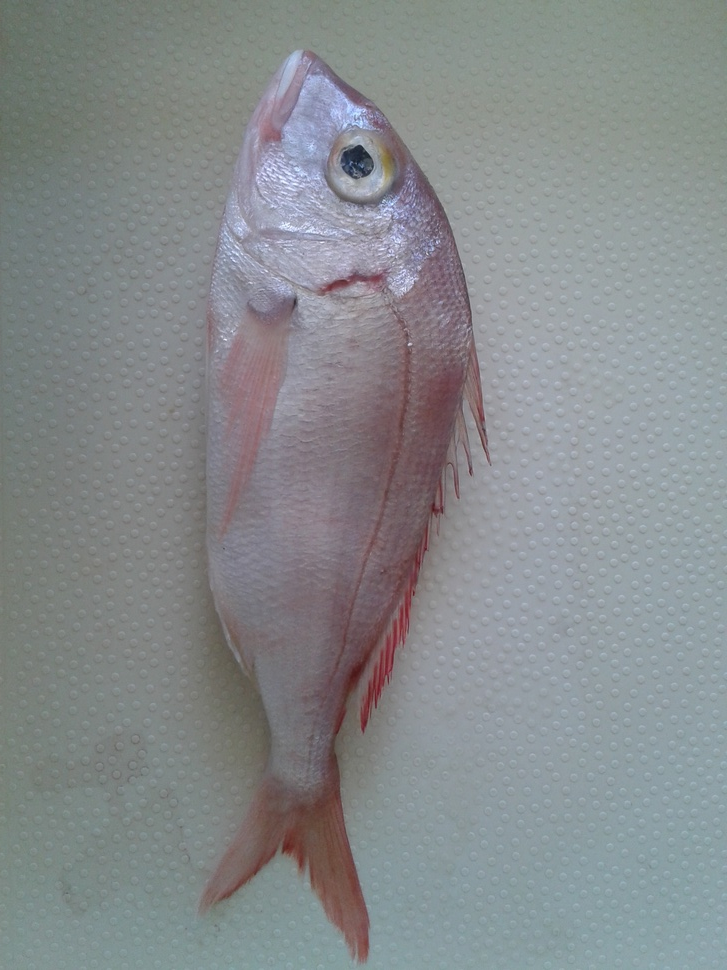
#> input picture data/test-images/2.jpg, 727 x 970 px, shrunk from 1920 x 2560 before the run
$ python contourfeatures.py ../../data/test-images/2.jpg   (Python 2 division)
#> lines starting #> are read from the running program, lines starting #| are printed output that depends on the picture; after the words box and inside, x2 and y2 are one past the last pixel; in counts of white or black regions, pixels touching at a corner belong together
import cv2
import numpy as np

class Contour:
    ''' Provides detailed parameter informations about a contour

        Create a Contour instant as follows: c = Contour(src_img, contour)
                where src_img should be grayscale image.

        Attributes:

        c.area -- gives the area of the region
        c.parameter -- gives the perimeter of the region
        c.moments -- gives all values of moments as a dict
        c.centroid -- gives the centroid of the region as a tuple (x,y)
        c.bounding_box -- gives the bounding box parameters as a tuple => (x,y,width,height)
        c.bx,c.by,c.bw,c.bh -- corresponds to (x,y,width,height) of the bounding box
        c.aspect_ratio -- aspect ratio is the ratio of width to height
        c.equi_diameter -- equivalent diameter of the circle with same as area as that of region
        c.extent -- extent = contour area/bounding box area
        c.convex_hull -- gives the convex hull of the region
        c.convex_area -- gives the area of the convex hull
        c.solidity -- solidity = contour area / convex hull area
        c.center -- gives the center of the ellipse
        c.majoraxis_length -- gives the length of major axis
        c.minoraxis_length -- gives the length of minor axis
        c.orientation -- gives the orientation of ellipse
        c.eccentricity -- gives the eccentricity of ellipse
        c.filledImage -- returns the image where region is white and others are black
        c.filledArea -- finds the number of white pixels in filledImage
        c.convexImage -- returns the image where convex hull region is white and others are black
        c.pixelList -- array of indices of on-pixels in filledImage
        c.maxval -- corresponds to max intensity in the contour region
        c.maxloc -- location of max.intensity pixel location
        c.minval -- corresponds to min intensity in the contour region
        c.minloc -- corresponds to min.intensity pixel location
        c.meanval -- finds mean intensity in the contour region
        c.leftmost -- leftmost point of the contour
        c.rightmost -- rightmost point of the contour
        c.topmost -- topmost point of the contour
        c.bottommost -- bottommost point of the contour
        c.distance_image((x,y)) -- return the distance (x,y) from the contour.
        c.distance_image() -- return the distance image where distance to all points on image are calculated
        '''
    def __init__(self,img,cnt):
        self.img = img
        self.cnt = cnt
        self.size = len(cnt)

        # MAIN PARAMETERS

        #Contour.area - Area bounded by the contour region'''
        self.area = cv2.contourArea(self.cnt)

        # contour perimeter
        self.perimeter = cv2.arcLength(cnt,True)

        # centroid
        self.moments = cv2.moments(cnt)
        if self.moments['m00'] != 0.0:
            self.cx = self.moments['m10']/self.moments['m00']
            self.cy = self.moments['m01']/self.moments['m00']
            self.centroid = (self.cx,self.cy)
        else:
            self.centroid = "Region has zero area"

        # bounding box
        self.bounding_box=cv2.boundingRect(cnt)
        (self.bx,self.by,self.bw,self.bh) = self.bounding_box

        # aspect ratio
        self.aspect_ratio = self.bw/float(self.bh)

        # equivalent diameter
        self.equi_diameter = np.sqrt(4*self.area/np.pi)

        # extent = contour area/boundingrect area
        self.extent = self.area/(self.bw*self.bh)


        ### CONVEX HULL ###

        # convex hull
        self.convex_hull = cv2.convexHull(cnt)

        # convex hull area
        self.convex_area = cv2.contourArea(self.convex_hull)

        # solidity = contour area / convex hull area
        self.solidity = self.area/float(self.convex_area)


        ### ELLIPSE  ###

        self.ellipse = cv2.fitEllipse(cnt)

        # center, axis_length and orientation of ellipse
        (self.center,self.axes,self.orientation) = self.ellipse

        # length of MAJOR and minor axis
        self.majoraxis_length = max(self.axes)
        self.minoraxis_length = min(self.axes)

        # eccentricity = sqrt( 1 - (ma/MA)^2) --- ma= minor axis --- MA= major axis
        self.eccentricity = np.sqrt(1-(self.minoraxis_length/self.majoraxis_length)**2)


        ### CONTOUR APPROXIMATION ###

        self.approx = cv2.approxPolyDP(cnt,0.02*self.perimeter,True)


        ### EXTRA IMAGES ###

        # filled image :- binary image with contour region white and others black
        self.filledImage = np.zeros(self.img.shape[0:2],np.uint8)
        cv2.drawContours(self.filledImage,[self.cnt],0,255,-1)

        # area of filled image
        filledArea = cv2.countNonZero(self.filledImage)

        # pixelList - array of indices of contour region
        self.pixelList = np.transpose(np.nonzero(self.filledImage))

        # convex image :- binary image with convex hull region white and others black
        self.convexImage = np.zeros(self.img.shape[0:2],np.uint8)
        cv2.drawContours(self.convexImage,[self.convex_hull],0,255,-1)


        ### PIXEL PARAMETERS

        # mean value, minvalue, maxvalue
        self.minval,self.maxval,self.minloc,self.maxloc = cv2.minMaxLoc(self.img,mask = self.filledImage)
        self.meanval = cv2.mean(self.img,mask = self.filledImage)


        ### EXTREME POINTS ###

        # Finds the leftmost, rightmost, topmost and bottommost points
        self.leftmost = tuple(self.cnt[self.cnt[:,:,0].argmin()][0])
        self.rightmost = tuple(self.cnt[self.cnt[:,:,0].argmax()][0])
        self.topmost = tuple(self.cnt[self.cnt[:,:,1].argmin()][0])
        self.bottommost = tuple(self.cnt[self.cnt[:,:,1].argmax()][0])
        self.extreme = (self.leftmost,self.rightmost,self.topmost,self.bottommost)

    ### DISTANCE CALCULATION

    def distance_image(self,point=None):

        '''find the distance between a point and adjacent point on contour specified. Point should be a tuple or list (x,y)
            If no point is given, distance to all point is calculated and distance image is returned'''
        if type(point) == tuple:
            if len(point)==2:
                self.dist = cv2.pointPolygonTest(self.cnt,point,True)
                return self.dist
        else:
            dst = np.empty(self.img.shape)
            for i in xrange(self.img.shape[0]):
                for j in xrange(self.img.shape[1]):
                    dst.itemset(i,j,cv2.pointPolygonTest(self.cnt,(j,i),True))

            dst = dst+127
            dst = np.uint8(np.clip(dst,0,255))

            # plotting using palette method in numpy
            palette = []
            for i in xrange(256):
                if i<127:
                    palette.append([2*i,0,0])
                elif i==127:
                    palette.append([255,255,255])
                elif i>127:
                    l = i-128
                    palette.append([0,0,255-2*l])
            palette = np.array(palette,np.uint8)
            self.h2 = palette[dst]
            return self.h2


#### DEMO ######
if __name__=='__main__':

    import sys
    if len(sys.argv)>1:
        image = sys.argv[1]
    else:
        image = 'new.bmp'
        print "Usage : python contourfeatures.py <image_file>"

    im = cv2.imread(image)
#> im is the input picture: shape (970, 727, 3); mean B, G, R 140.7, 138.7, 134.4
    imgray = cv2.cvtColor(im,cv2.COLOR_BGR2GRAY)
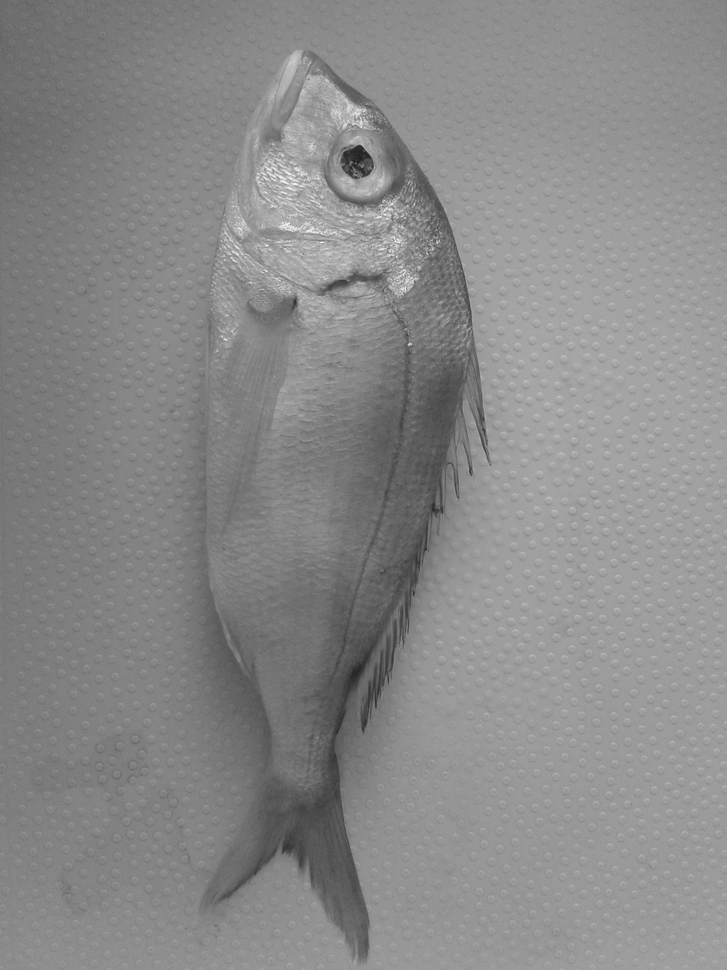
#> imgray: shape (970, 727); min 26, max 251, mean 137.7
    thresh = cv2.adaptiveThreshold(imgray,255,0,1,11,2)
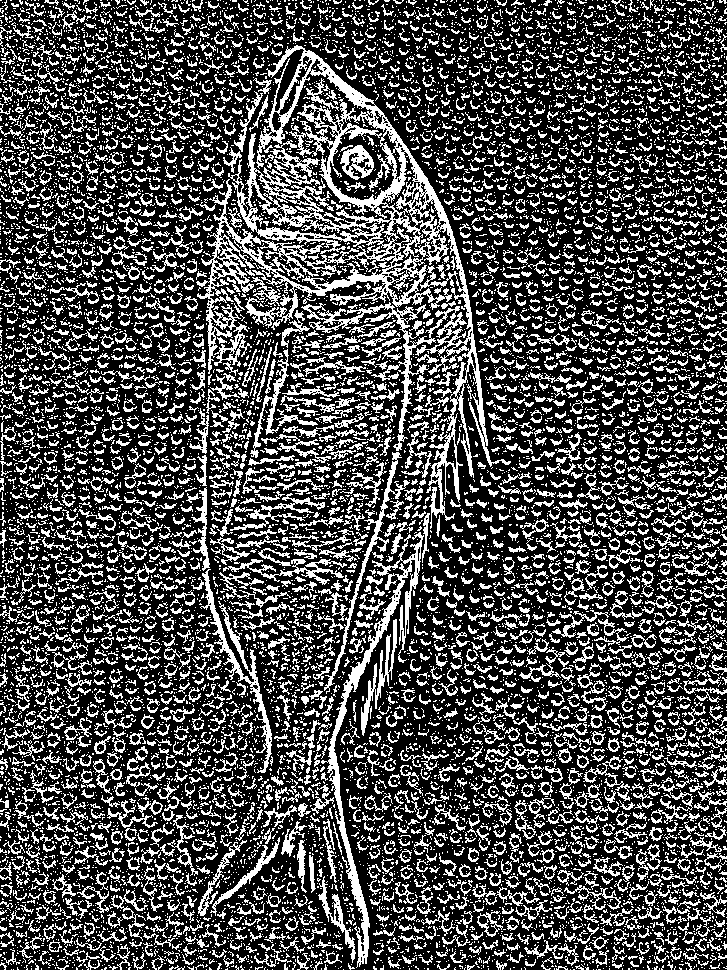
#> thresh: shape (970, 727); 29.9% white in thin lines or dots
    contours, hierarchy = cv2.findContours(thresh,cv2.RETR_TREE,cv2.CHAIN_APPROX_SIMPLE)
#> contours = 14854 contours, 13029 with area under 20; largest, box (x1, y1, x2, y2) and area: (196, 45, 511, 529) 35750, (329, 115, 395, 201) 3668, (321, 532, 424, 968) 3379, (275, 253, 395, 291) 1690, (200, 569, 272, 773) 1338
    k = 1000
    for cnt in contours:

        # first shows the original image
        im2 = im.copy()
#> (the run stopped early here; a loop or call above may not have finished)

$ run again, on data/train-images/helicolenus_dactylopterus/1.jpg
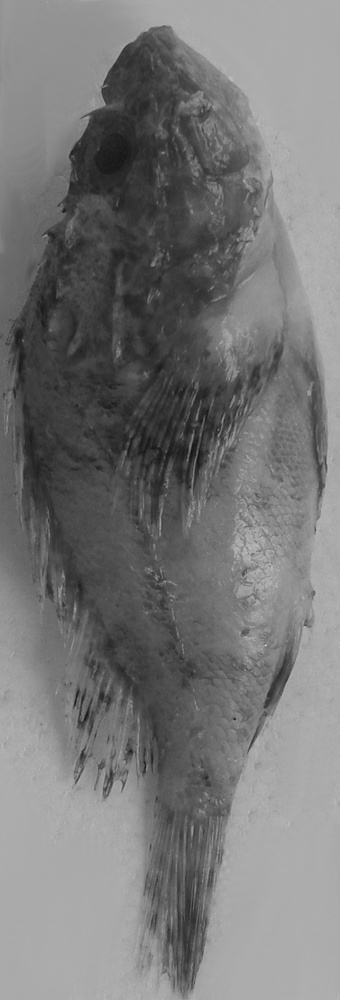
#> input picture data/train-images/helicolenus_dactylopterus/1.jpg, 340 x 1000 px, shrunk from 628 x 1848 before the run
#> im is the input picture: shape (1000, 340, 3); min 18, max 217, mean 118.9
#> `thresh = cv2.adaptiveThreshold(imgray,255,0,1,11,2)`:
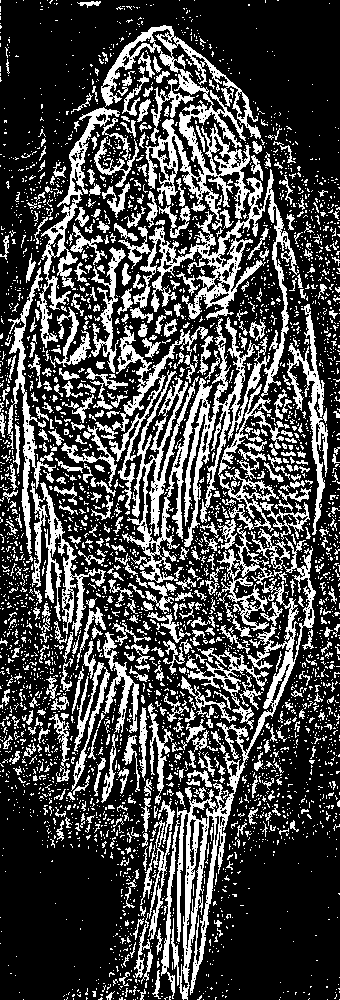
#> thresh: shape (1000, 340); 28.5% white; 3760 white regions (3271 under 20 px)
#> contours = 4724 contours, 4351 with area under 20; largest, box (x1, y1, x2, y2) and area: (101, 25, 299, 397) 13156, (122, 317, 270, 583) 7102, (171, 537, 316, 1000) 6994, (37, 107, 120, 348) 2526, (30, 481, 106, 636) 2141

$ run again, on data/train-images/helicolenus_dactylopterus/2.jpg
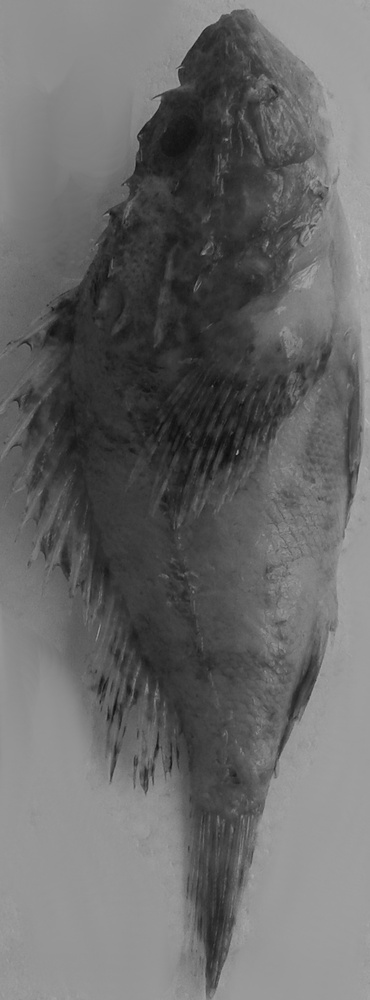
#> input picture data/train-images/helicolenus_dactylopterus/2.jpg, 370 x 1000 px, shrunk from 710 x 1920 before the run
#> im is the input picture: shape (1000, 370, 3); min 12, max 191, mean 105
#> `thresh = cv2.adaptiveThreshold(imgray,255,0,1,11,2)`:
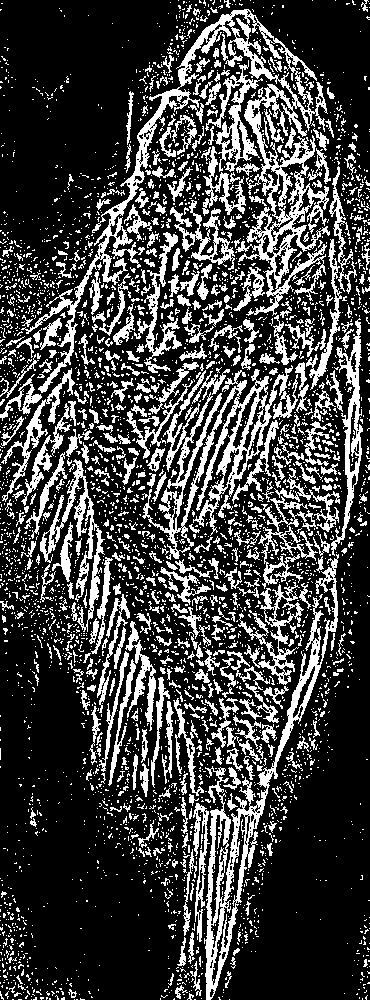
#> thresh: shape (1000, 370); 25.4% white; 3859 white regions (3354 under 20 px)
#> contours = 4819 contours, 4449 with area under 20; largest, box (x1, y1, x2, y2) and area: (21, 9, 330, 393) 14117, (204, 554, 339, 1000) 7604, (142, 365, 298, 560) 6398, (331, 318, 363, 556) 1992, (40, 459, 105, 632) 1807
